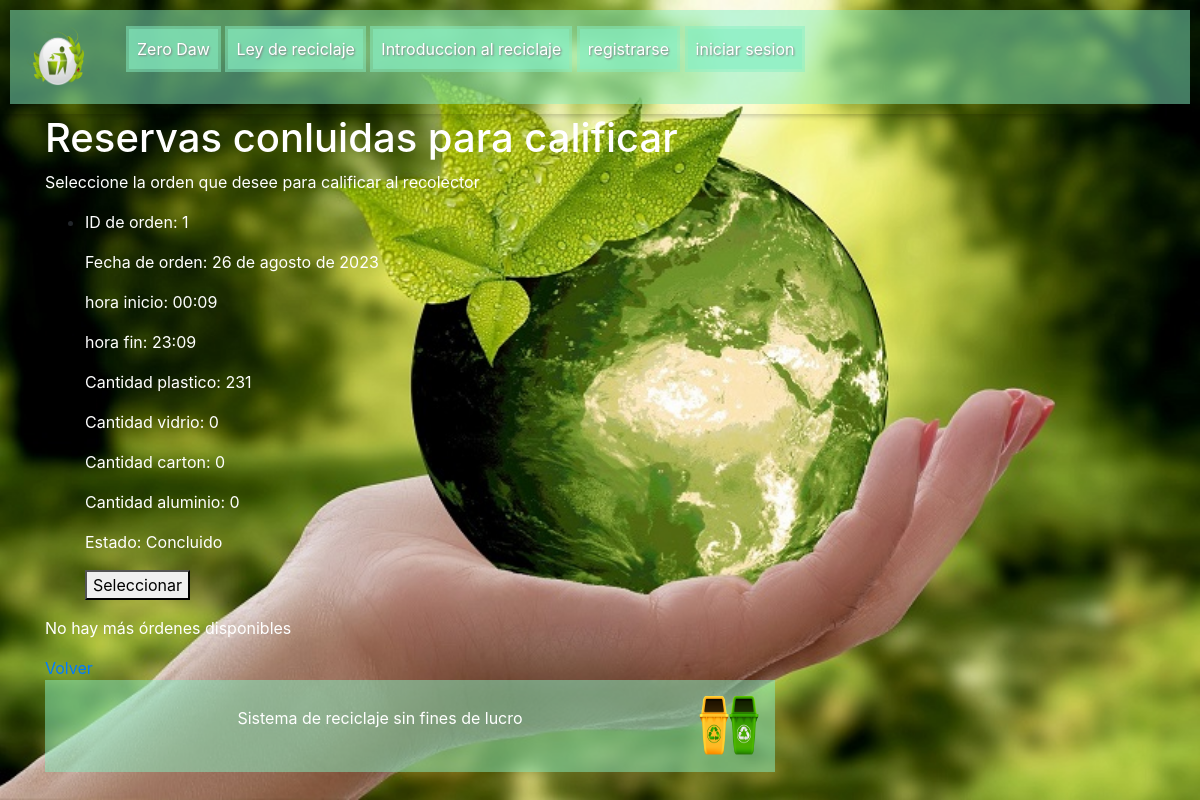
Page /registro/mostrar_ordenes_calificar_recolector_reserva/ on the earlier database version.
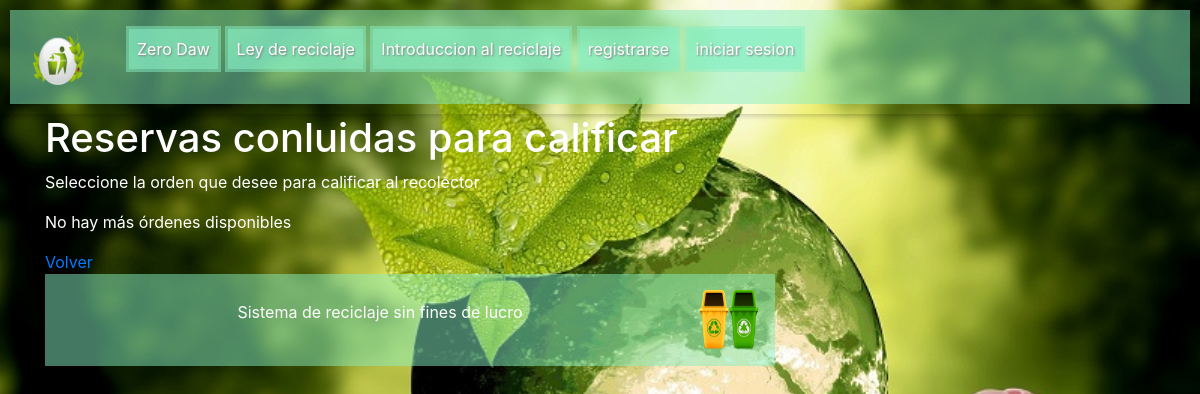
Same page on the later database version.
### Registro/models.py (models this page shows, shortened)
class Reserva_orden(models.Model):
    id_user = models.ForeignKey(UserModelo, on_delete=models.CASCADE)
    id_orden = models.AutoField(primary_key=True)
    fecha_orden = models.DateField()
    hora_inicio = models.TimeField()
    hora_fin = models.TimeField()
    cantidad_plastico = models.IntegerField(default=0)
    cantidad_vidrio = models.IntegerField(default=0)
    cantidad_carton = models.IntegerField(default=0)
    cantidad_aluminio = models.IntegerField(default=0)
    latitud_posicion_ciudadano = models.DecimalField(max_digits=9, decimal_places=6, null=True)
    longitud_posicion_ciudadano = models.DecimalField(max_digits=9, decimal_places=6, null=True)
    latitud_posicion_recolector = models.DecimalField(max_digits=9, decimal_places=6, null=True)
    longitud_posicion_recolector = models.DecimalField(max_digits=9, decimal_places=6, null=True)
    estado = models.CharField(max_length=200, null=True)

### Registro/views.py (the view, shortened to what this page needs)
# urls.py: path('mostrar_ordenes_calificar_recolector_reserva/', MostrarOrdenesCalificarRecolectorReservaView.as_view(), name='mostrar_ordenes_calificar_recolector_reserva'),
class MostrarOrdenesCalificarRecolectorReservaView(ListView):
    model = UserModelo
    template_name = 'Registro/mostrar_ordenes_para_calificar_recolector_reserva.html'
    def get_context_data(self, **kwargs):
        context = super().get_context_data(**kwargs)
        context['ordenes'] = Reserva_orden.objects.all()
        return context

### templates/Registro/mostrar_ordenes_para_calificar_recolector_reserva.html (shortened to what this page needs)
{% extends 'base.html' %}
{% load static %}
{% block content %}
<div>
    <h1 class="letras">Reservas conluidas para calificar</h1>
    <p class="letras">Seleccione la orden que desee para calificar al recolector</p>
</div>
{% if ordenes %}
    {% with hay_ordenes_concluidas=False %}
        <ul>
            {% for orden in ordenes %}
                {% if orden.estado == "Concluido" %}
                    {% with hay_ordenes_concluidas=True %}
                        <li>
                            <p class="letras">ID de orden: {{ orden.id_orden }}</p>
                            <p class="letras">Fecha de orden: {{ orden.fecha_orden }}</p>
                            <p class="letras">hora inicio: {{ orden.hora_inicio}}</p>
                            <p class="letras">hora fin: {{ orden.hora_fin}}</p>
                            <p class="letras">Cantidad plastico: {{ orden.cantidad_plastico }}</p>
                            <p class="letras">Cantidad vidrio: {{ orden.cantidad_vidrio }}</p>
                            <p class="letras">Cantidad carton: {{ orden.cantidad_carton }}</p>
                            <p class="letras">Cantidad aluminio: {{ orden.cantidad_aluminio }}</p>
                             <p class="letras">Estado: {{ orden.estado }} </p>
                            <form method="POST" action="{% url 'mostrar_ordenes_calificar_recolector_reserva' %}">
                                <button type="submit">Seleccionar</button>
                            </form>
                        </li>
                    {% endwith %}
                {% endif %}
            {% endfor %}
        </ul>
        {% if not hay_ordenes_disponibles %}
        <p class="letras">No hay más órdenes disponibles</p>
    {% endif %}
    {% endwith %}
{% else %}
    <h1 class="letras">No hay más registros de órdenes</h1>
{% endif %}
<a href="{% url 'login' %}">Volver</a>
<footer>
    <div id="navbar" class="video2">
        <div class="video">
        <p class="letras2">Sistema de reciclaje sin fines de lucro</p>
        </div>
        <img  src="{% static 'images/logo_4.png' %}" alt="logo" style="width: 60px; height: 60px;">
    </div>
</footer>
{% endblock %}

Differences in the rows shown:
no longer on this page (row edited): Reserva_orden: id_orden "1", fecha_orden "26 de agosto de 2023", hora_inicio "00:09", hora_fin "23:09", cantidad_plastico "231", cantidad_vidrio "0", cantidad_carton "0", cantidad_aluminio "0", estado "Concluido"
